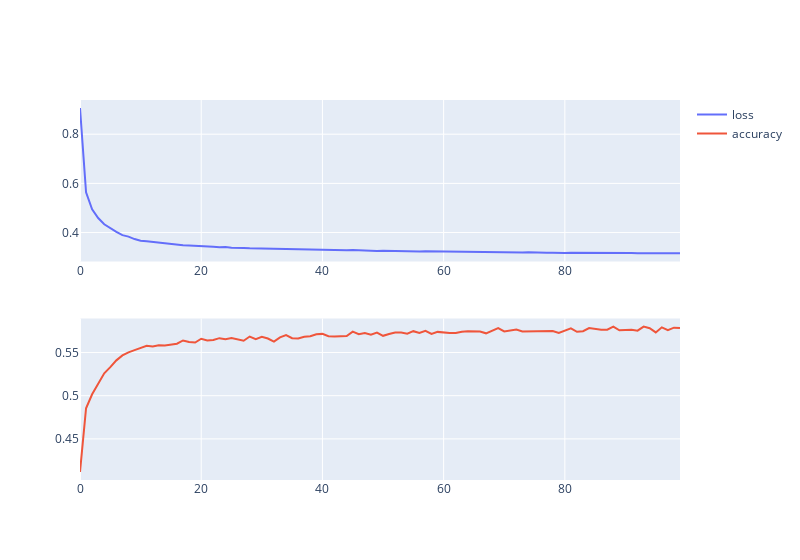

The notebook cell this image was saved under:
### Code cell
fig = make_subplots(rows=2, cols=1)
fig.add_trace(go.Scatter(y=metrics['loss'], name='loss'), row=1, col=1)
fig.add_trace(go.Scatter(y=metrics['accuracy'], name='accuracy'), row=2, col=1)
fig.update_layout(width=800)
